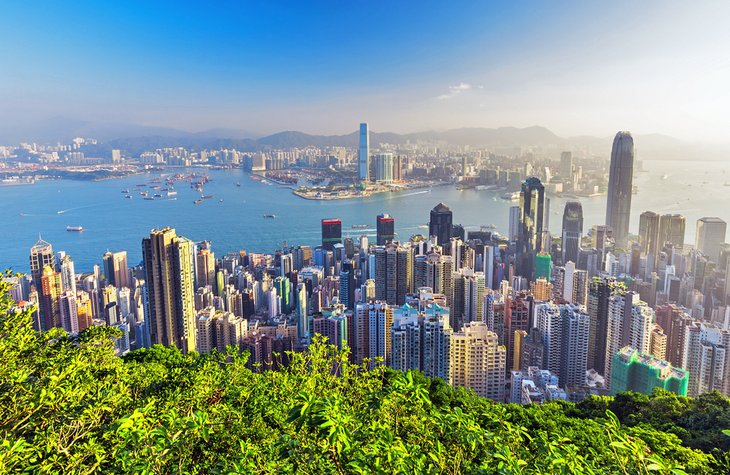
#> input picture picture/61577image1.jpg, 730 x 475 px, found by its file name
$ jupyter execute --allow-errors Operations.ipynb
#> lines starting #> are read from the running program, lines starting #| are printed output that depends on the picture
Dilution and erosion:

[cell 1]
import cv2
import numpy as np
import matplotlib.pyplot as plt
import os

[cell 2]
# EROSION
image = cv2.imread("61577image1.jpg")
#> image is the input picture: shape (475, 730, 3); mean B, G, R 141.4, 146.2, 127.4
kernel = np.ones((5, 5), np.uint8)

image_erode = cv2.erode(image, kernel, iterations=2)
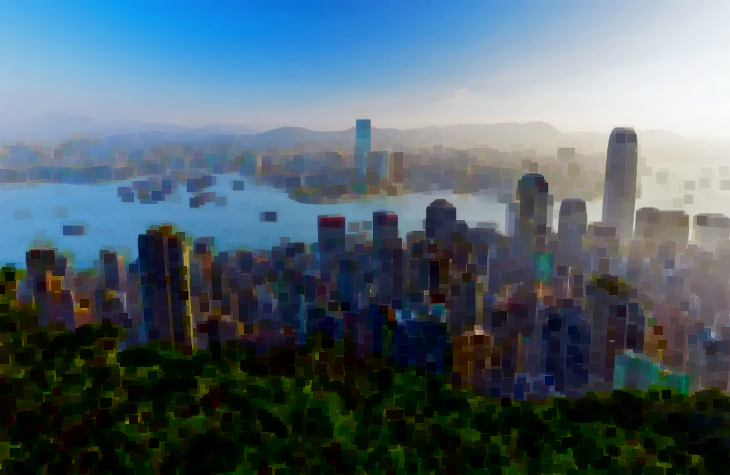
#> image_erode: shape (475, 730, 3); mean B, G, R 109.8, 98.9, 80.6
filename = os.path.join('picture', 'image_erode.jpg')
cv2.imshow('image_erode', image_erode)
cv2.imwrite(filename, image_erode)
cv2.waitKey(0)
cv2.destroyAllWindows()

[cell 3]
#DILUTION
image = cv2.imread("61577image1.jpg")
kernel = np.ones((5, 5), np.uint8)

image_dilate = cv2.dilate(image, kernel, iterations=2)
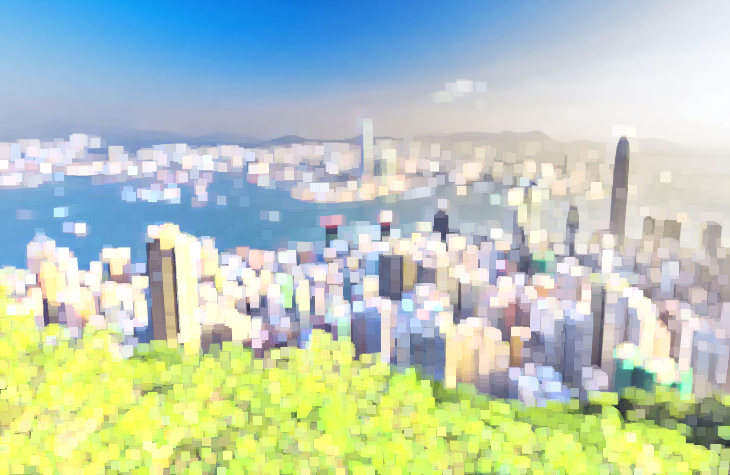
#> image_dilate: shape (475, 730, 3); mean B, G, R 188.3, 202.9, 186.1

filename = os.path.join('picture', 'image_dilute.jpg')
cv2.imshow('image_dilute', image_dilate)
cv2.imwrite(filename, image_dilate)
cv2.waitKey(0)
cv2.destroyAllWindows()

[cell 4]
#OPENING

kernel = np.ones((3,3), np.uint8)

opening = cv2.morphologyEx(image,cv2.MORPH_OPEN,kernel)
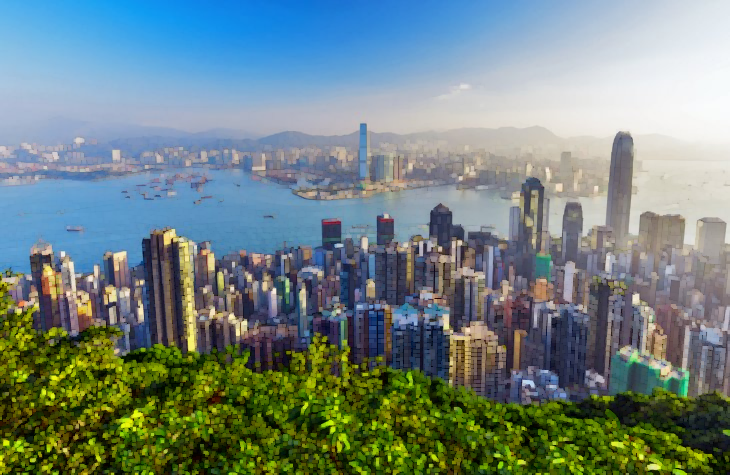
#> opening: shape (475, 730, 3); mean B, G, R 130, 132.9, 114.3

filename = os.path.join('picture', 'image_opening.jpg')
cv2.imwrite(filename,opening)


# (OR)

image = cv2.imread("61577image1.jpg")
kernel = np.ones((5, 5), np.uint8)

image_erode = cv2.erode(image, kernel, iterations=2)
dilution = cv2.dilate(image_erode,kernel,iterations=2)
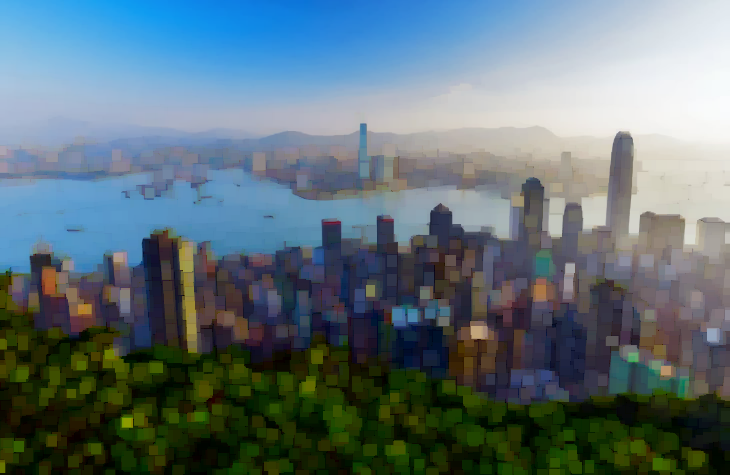
#> dilution: shape (475, 730, 3); mean B, G, R 119.9, 113.2, 94.8
cv2.imshow("ori",image)
cv2.imshow("img",dilution)
cv2.waitKey(0)
cv2.destroyAllWindows()

[cell 5]
# CLOSING

closing = cv2.morphologyEx(image, cv2.MORPH_CLOSE, kernel)
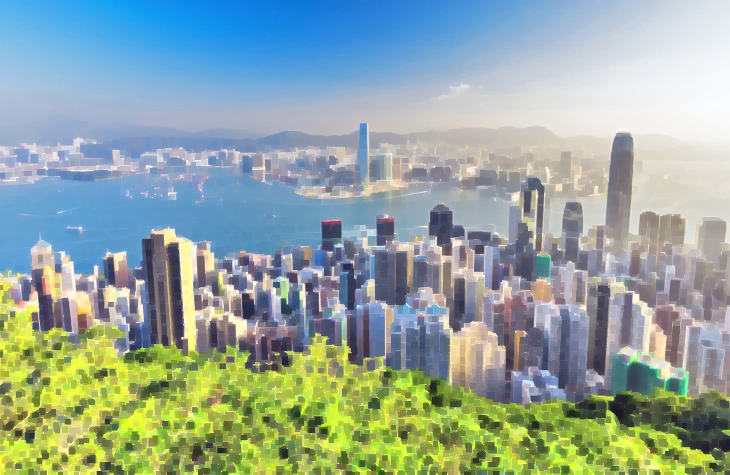
#> closing: shape (475, 730, 3); mean B, G, R 159.8, 167, 147.7
filename = 'image_close.jpg'
cv2.imwrite(filename,closing)


# (OR)

image = cv2.imread("61577image1.jpg")
kernel = np.ones((5, 5), np.uint8)

dilution = cv2.dilate(image,kernel,iterations=2)
image_erode = cv2.erode(dilution, kernel, iterations=2)
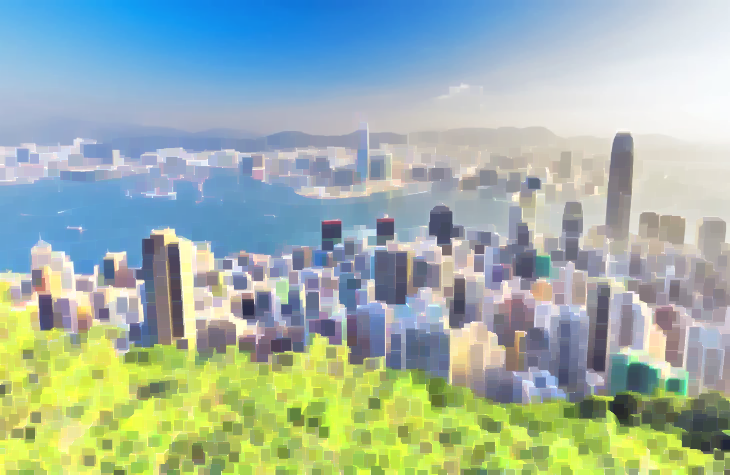
#> image_erode: shape (475, 730, 3); mean B, G, R 169.6, 180.1, 160.5
cv2.imshow("ori",image)
cv2.imshow("img_e",image_erode)
cv2.waitKey(0)
cv2.destroyAllWindows()

[cell 6]
#TOP HAT (OR)  WHITE HAT
image = cv2.imread("top_hat_img.png")
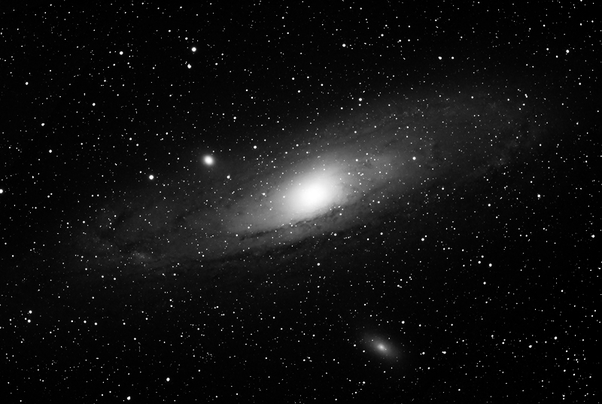
#> input picture picture/top_hat_img.png, 602 x 404 px, found by its file name
#> image is the input picture: shape (404, 602, 3); min 0, max 255, mean 17.2

filterSize =(3, 3)
TOPHAT = cv2.morphologyEx(image, cv2.MORPH_TOPHAT, kernel)
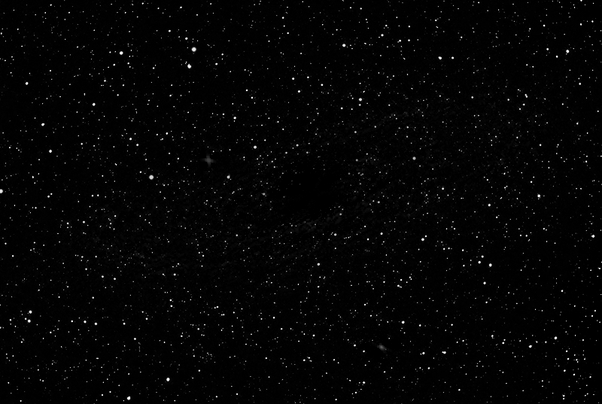
#> TOPHAT: shape (404, 602, 3); min 0, max 255, mean 4.1
cv2.imshow('filename',TOPHAT)
cv2.waitKey(0)
cv2.destroyAllWindows()
